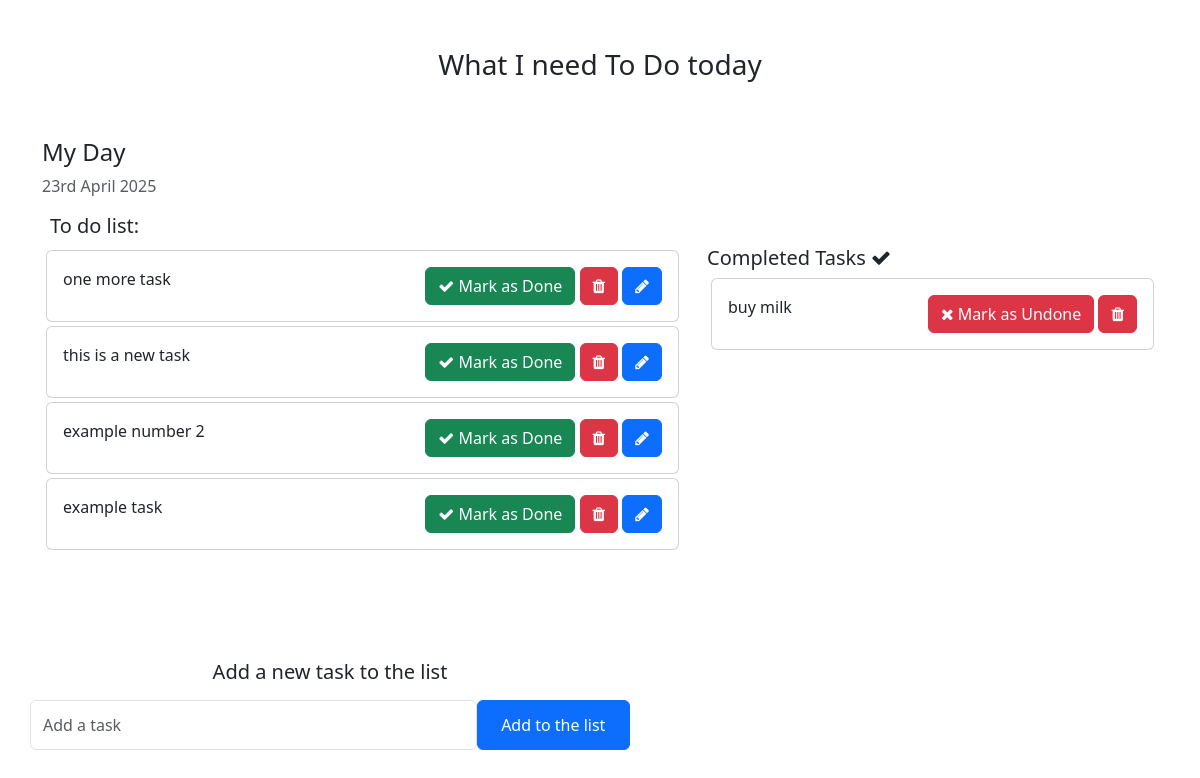
Before: / with the older database file.
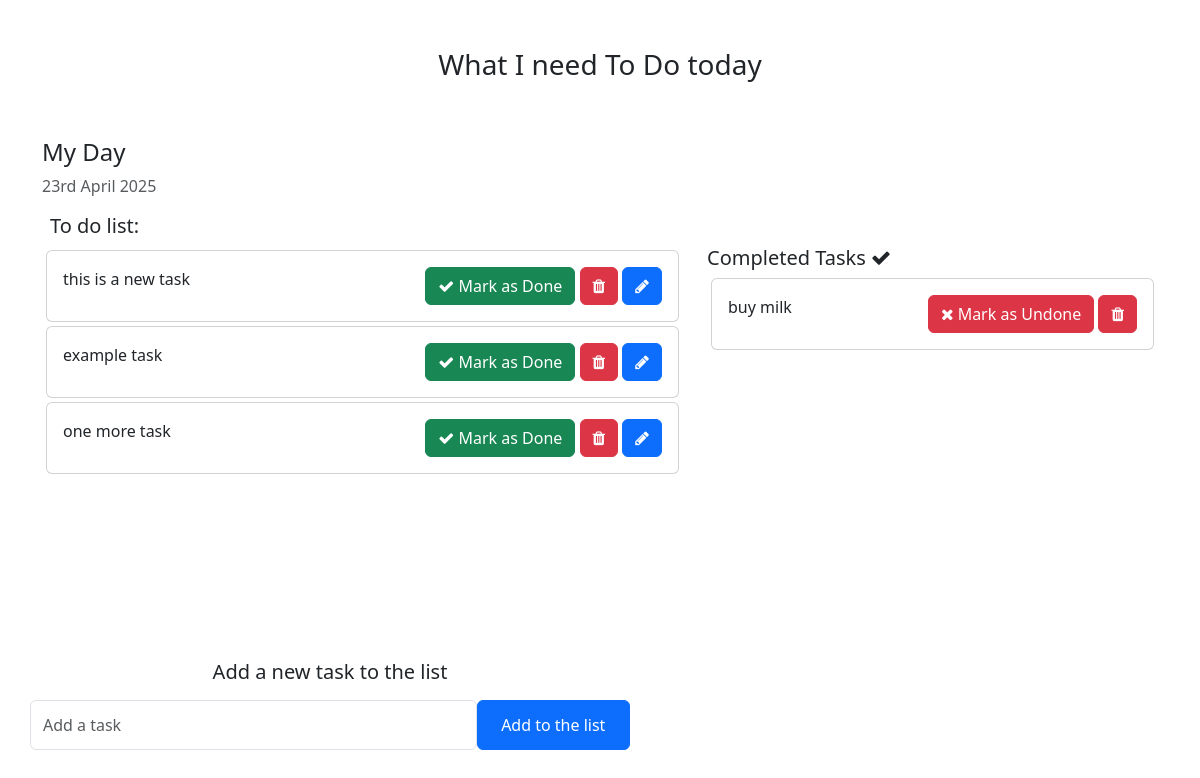
After: the same page with the newer database file.
### todo/models.py (models this page shows, shortened)
class Task(models.Model):
    task = models.CharField(max_length=250)
    is_completed = models.BooleanField(default=False)
    created_at = models.DateTimeField(auto_now_add=True)
    updated_at = models.DateTimeField(auto_now=True)

### todo_main/views.py (the view)
# urls.py: 2. Add a URL to urlpatterns:  path('', views.home, name='home')
def home(request):
    tasks = Task.objects.filter(is_completed=False).order_by('-updated_at')
    completed_tasks = Task.objects.filter(is_completed=True)
    context = {
        'tasks': tasks,
        'completed_tasks': completed_tasks,
    }
    return render(request, "home.html", context)

### templates/home.html (shortened to what this page needs)
<!DOCTYPE html>
<html lang="en">
<head>
    <link href="https://cdn.jsdelivr.net/npm/bootstrap@5.3.0-alpha1/dist/css/bootstrap.min.css" rel="stylesheet">
    <link rel="stylesheet" href="https://cdnjs.cloudflare.com/ajax/libs/font-awesome/4.7.0/css/font-awesome.min.css">
</head>
<body>
    <div class="container">
        <h3 class="pt-5 pb-5 text-center">What I need To Do today</h3>
        <div class="row">
            <h4>My Day</h4>
            <p class="text-muted">{% now "jS F Y" %}</p>
            <h5 class="mx-2">To do list:</h5>
            <div class="col-md-7 col-lg-7" style="height: 450px; overflow: scroll;">
                 {% for task in tasks %}
                <div class="card m-1">
                    <div class="card-body">
                        {{ task.task }}
                        <span style="position: relative; float: right;">
                            <a href ="{% url 'mark_as_done' task.pk %}" class="btn btn-success"><i class="fa fa-check"></i> Mark as Done</a>
                            <a href ="{% url 'delete_task' task.pk %}" class="btn btn-danger"><i class="fa fa-trash"></i></a>
                            <a href="{% url 'edit_task' task.pk %}" class="btn btn-primary"><i class="fa fa-pencil"></i></a>
                        </span>
                    </div>
                </div>
                {% endfor %}
            </div>
            <div class="col-md-5 col-lg-5">
                <h5>Completed Tasks <i class="fa fa-check"></i></h5>
                 {% for task in completed_tasks %}
                <div class="card m-1">
                    <div class="card-body">
                        {{ task.task }}
                        <span style="position: relative; float: right;">
                            <a href ="{% url 'mark_as_undone' task.pk %}" class="btn btn-danger"><i class="fa fa-times"></i> Mark as Undone</a>
                            <a href ="{% url 'delete_task' task.pk %}" class="btn btn-danger"><i class="fa fa-trash"></i></a>
                        </span>
                    </div>
                </div>
                {% endfor %}
            </div>
        </div>
        <div class="row text-center">
            <div class="col-md-6 col-lg-6 p-0" style="position: absolute; bottom: 50px;">
                 <h5 class="pb-2">Add a new task to the list</h5>
                <form action="{% url 'addTask' %}" method="POST">
                    <div class="form-group">
                        <span style="display: flex;">
                            <input type="text" name="task" class="form-control" style="height: 50px;" placeholder="Add a task">
                            <button type="submit" class="btn btn-primary" style="width: 200px; height: 50px;">Add to the list</button>
                        </span>
                    </div>
                </form>
            </div>
        </div>
    </div>
</body>
</html>

Changed rows visible on the page:
removed Task: task "example number 2", shown under "To do list:"
changed Task "one more task": moves down the list
